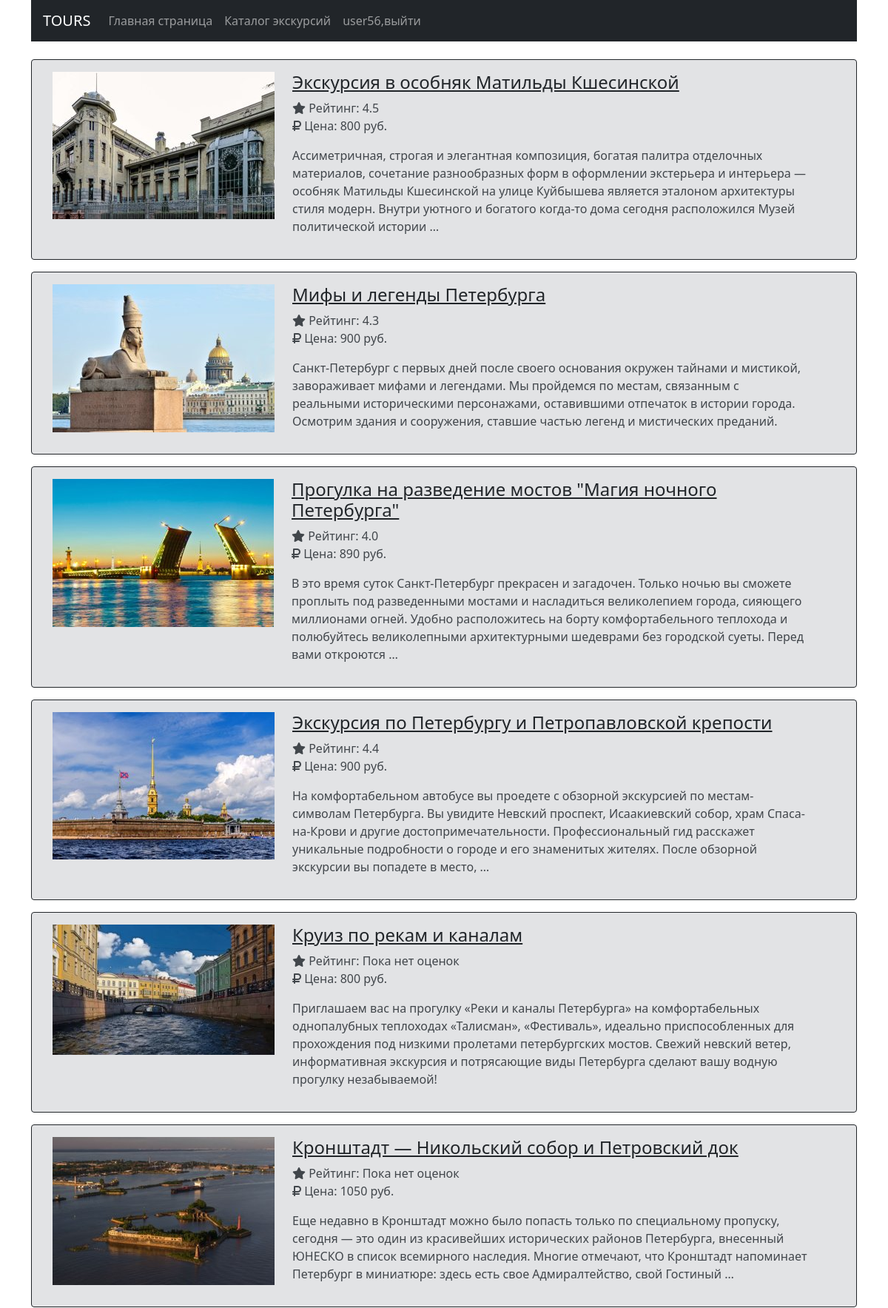
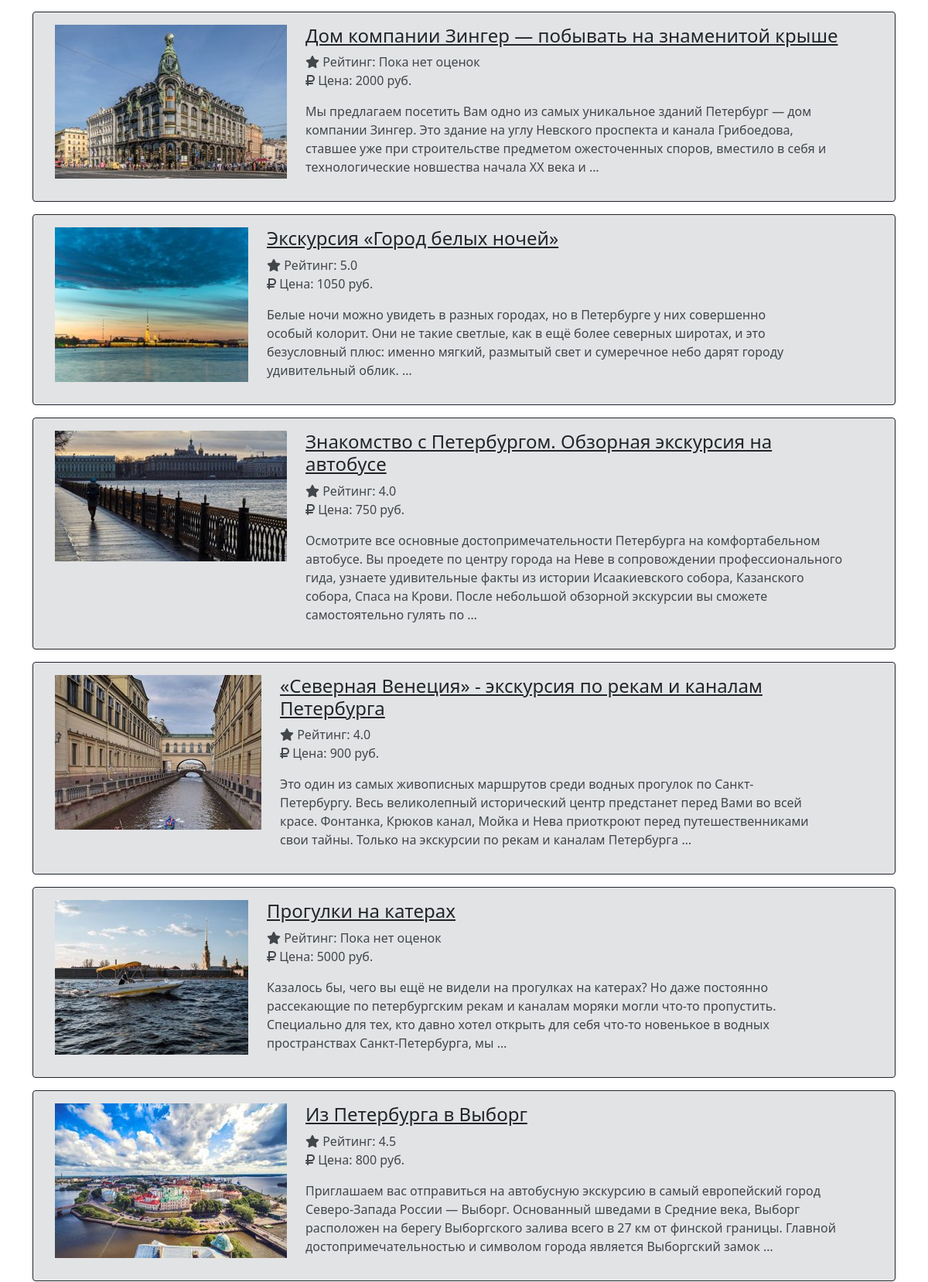
The app's page /catalog (signed in, upper part) with its own data (2 pictures, top to bottom).
### main/models.py (models this page shows, shortened)
class Tour(models.Model):
    title = models.CharField('Название', max_length=100)
    description = models.TextField('Описание', blank=True, null=True)
    rating=models.FloatField(blank=True,null=True, default=0)
    slug = models.SlugField(max_length=200, db_index=True)
    image = models.ImageField(upload_to='media', blank=True, null=True)
    thumbnail = models.ImageField(upload_to='media', blank=True, null=True)
    price=models.CharField('Цена', max_length=30, blank=True, null=True, default=0)
    guide = models.ForeignKey(Guide, on_delete=models.SET_NULL, blank=True, null=True, related_name='tours')
    view=models.IntegerField(default=0)
    type=models.CharField(max_length=100, blank=True, null=True)
    duration=models.CharField(max_length=50, blank=True, null=True)
    group=models.CharField(max_length=100, blank=True, null=True)
    def get_absolute_url(self):
        return reverse('tourpage', args=[self.slug, self.id])
    class Meta:
        index_together = (('id', 'slug'),)
        verbose_name="Экскурсия"
        verbose_name_plural="Экскурсии"
    def get_rating(self):
        total=sum(int(rating['rating']) for rating in self.ratings.values())
        if self.ratings.count()>0:
            return total/self.ratings.count()
        else:
            return 0
    def get_thumbnail(self):
        if self.thumbnail:
            return self.thumbnail.url

### main/views.py (the view)
# urls.py: path('catalog', views.tour_cat, name='tour_cat'),
def tour_cat(req):
    tours = Tour.objects.all().order_by('-view')
    context = {'tours': tours}
    return render(req, 'main/tour_cat.html', context)

### main/templates/main/tour_cat.html (shortened to what this page needs)
{% extends 'main/base.html' %}
{% block content %}
    {% for el in tours %}
        <div class="alert alert-secondary border border-dark">
            <div class="container">
                <div class="row">
                    <div class="col-md-auto">
                        <img src="{{ el.get_thumbnail }}" alt="" >
                    </div>
                    <div class="col-md-8">
                        <a href="{{ el.get_absolute_url }}" class="link-dark">
                            <h4>{{ el.title }}</h4>
                        </a>
                        <ul class="list-unstyled">
                            <li><i class="fas fa-star"></i>
                                Рейтинг:
                                {% if el.get_rating == 0 %}Пока нет оценок{% else %}
                                    {{ el.get_rating|floatformat:1 }}{% endif %}</li>
                            <li>
                                <i class="fas fa-ruble-sign"></i>
                                Цена:
                                {{ el.price }} руб.
                            </li>
                        </ul>
                        <p class="font-weight-light">{{ el.description |truncatewords:40 }}</p>
                    </div>
                </div>
            </div>
        </div>
    {% endfor %}
{% endblock %}

### main/templates/main/base.html (shortened to what this page needs)
{% load bootstrap4 %}
{% bootstrap_css %}
{% load static %}
<!DOCTYPE html>
<html lang="ru">
<head>
    <link href="https://cdn.jsdelivr.net/npm/bootstrap@5.0.1/dist/css/bootstrap.min.css" rel="stylesheet"
>
</head>
<body>
<div class="container">
    <nav class="navbar navbar-expand-lg navbar-dark bg-dark">
        <div class="collapse navbar-collapse" id="navbarTogglerDemo02">
            <ul class="navbar-nav mr-auto mt-2 mt-lg-0">
                <a class="navbar-brand" style="color: #ffffff !important" href="{% url 'mainpage' %}">TOURS</a>
                <li class="nav-item">
                    <a class="nav-link" href="{% url 'mainpage' %}">Главная страница</a></li>
                <li class="nav-item">
                    <a class="nav-link" href="{% url 'tour_cat' %}">Каталог экскурсий</a></li>
                {% if request.user.is_authenticated %}
                    <li class="nav-item">
                        <a class="nav-link" href="{% url 'logout' %}">{{ request.user }},выйти </a></li>
                {% else %}
                    <li class="nav-item">
                        <a class="nav-link" id="signup-btn" href="{% url 'register' %}">Зарегистрироваться</a></li>
                    <li class="nav-item">
                        <a class="nav-link" id="login-btn" href="{% url 'login' %}">Войти</a></li>
                {% endif %}
            </ul>
        </div>
    </nav>
    <br/>
        {% block content %}
        {% endblock %}
    </div>
    <br>
</body>
</html>

### records on screen
Tour: get_thumbnail (picture), title "Экскурсия в особняк Матильды Кшесинской", get_rating "4.5", price "800", description "Ассиметричная, строгая и элегантная композиция, богатая палитра отделочных материалов, сочетание разнообразных форм в оформлении экстерьера и интерьера — особняк Матильды Кшесинской на улице Куйбышева является эталоном архитектуры стиля модерн. Внутри уютного и богатого когда-то дома сегодня расположился Музей политической истории …"
Tour: get_thumbnail (picture), title "Мифы и легенды Петербурга", get_rating "4.3", price "900", description "Санкт-Петербург с первых дней после своего основания окружен тайнами и мистикой, завораживает мифами и легендами. Мы пройдемся по местам, связанным с реальными историческими персонажами, оставившими отпечаток в истории города. Осмотрим здания и сооружения, ставшие частью легенд и мистических преданий."
Tour: get_thumbnail (picture), title "Прогулка на разведение мостов \"Магия ночного Петербурга\"", get_rating "4.0", price "890", description "В это время суток Санкт-Петербург прекрасен и загадочен. Только ночью вы сможете проплыть под разведенными мостами и насладиться великолепием города, сияющего миллионами огней. Удобно расположитесь на борту комфортабельного теплохода и полюбуйтесь великолепными архитектурными шедеврами без городской суеты. Перед вами откроются …"
Tour: get_thumbnail (picture), title "Экскурсия по Петербургу и Петропавловской крепости", get_rating "4.4", price "900", description "На комфортабельном автобусе вы проедете с обзорной экскурсией по местам-символам Петербурга. Вы увидите Невский проспект, Исаакиевский собор, храм Спаса-на-Крови и другие достопримечательности. Профессиональный гид расскажет уникальные подробности о городе и его знаменитых жителях. После обзорной экскурсии вы попадете в место, …"
Tour: get_thumbnail (picture), title "Круиз по рекам и каналам", shows "Пока нет оценок", price "800", description "Приглашаем вас на прогулку «Реки и каналы Петербурга» на комфортабельных однопалубных теплоходах «Талисман», «Фестиваль», идеально приспособленных для прохождения под низкими пролетами петербургских мостов. Свежий невский ветер, информативная экскурсия и потрясающие виды Петербурга сделают вашу водную прогулку незабываемой!"
Tour: get_thumbnail (picture), title "Кронштадт — Никольский собор и Петровский док", shows "Пока нет оценок", price "1050", description "Еще недавно в Кронштадт можно было попасть только по специальному пропуску, сегодня — это один из красивейших исторических районов Петербурга, внесенный ЮНЕСКО в список всемирного наследия. Многие отмечают, что Кронштадт напоминает Петербург в миниатюре: здесь есть свое Адмиралтейство, свой Гостиный …"
Tour: get_thumbnail (picture), title "Дом компании Зингер — побывать на знаменитой крыше", shows "Пока нет оценок", price "2000", description "Мы предлагаем посетить Вам одно из самых уникальное зданий Петербург — дом компании Зингер. Это здание на углу Невского проспекта и канала Грибоедова, ставшее уже при строительстве предметом ожесточенных споров, вместило в себя и технологические новшества начала XX века и …"
Tour: get_thumbnail (picture), title "Экскурсия «Город белых ночей»", get_rating "5.0", price "1050", description "Белые ночи можно увидеть в разных городах, но в Петербурге у них совершенно особый колорит. Они не такие светлые, как в ещё более северных широтах, и это безусловный плюс: именно мягкий, размытый свет и сумеречное небо дарят городу удивительный облик. …"
Tour: get_thumbnail (picture), title "Знакомство с Петербургом. Обзорная экскурсия на автобусе", get_rating "4.0", price "750", description "Осмотрите все основные достопримечательности Петербурга на комфортабельном автобусе. Вы проедете по центру города на Неве в сопровождении профессионального гида, узнаете удивительные факты из истории Исаакиевского собора, Казанского собора, Спаса на Крови. После небольшой обзорной экскурсии вы сможете самостоятельно гулять по …"
Tour: get_thumbnail (picture), title "«Северная Венеция» - экскурсия по рекам и каналам Петербурга", get_rating "4.0", price "900", description "Это один из самых живописных маршрутов среди водных прогулок по Санкт-Петербургу. Весь великолепный исторический центр предстанет перед Вами во всей красе. Фонтанка, Крюков канал, Мойка и Нева приоткроют перед путешественниками свои тайны. Только на экскурсии по рекам и каналам Петербурга …"
Tour: get_thumbnail (picture), title "Прогулки на катерах", shows "Пока нет оценок", price "5000", description "Казалось бы, чего вы ещё не видели на прогулках на катерах? Но даже постоянно рассекающие по петербургским рекам и каналам моряки могли что-то пропустить. Специально для тех, кто давно хотел открыть для себя что-то новенькое в водных пространствах Санкт-Петербурга, мы …"
Tour: get_thumbnail (picture), title "Из Петербурга в Выборг", get_rating "4.5", price "800", description "Приглашаем вас отправиться на автобусную экскурсию в самый европейский город Северо-Запада России — Выборг. Основанный шведами в Средние века, Выборг расположен на берегу Выборгского залива всего в 27 км от финской границы. Главной достопримечательностью и символом города является Выборгский замок …"

### other values on screen
{{ request.user }} "user56"
